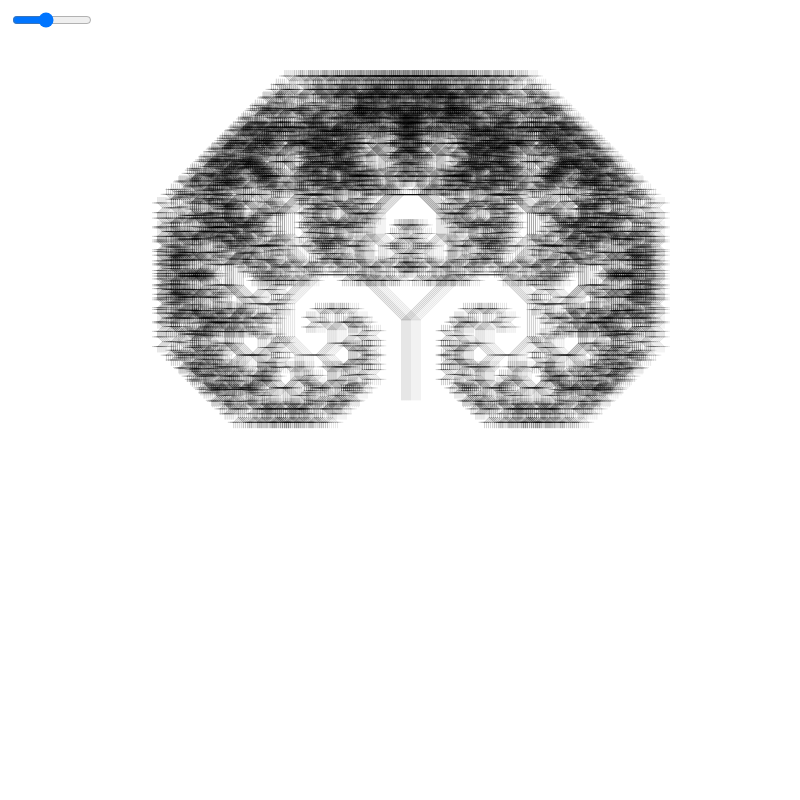
Frame 1 (no input)
Frame 60 (no input): identical to frame 1, image omitted
Frame 120 (the mouse pressed at the canvas centre since frame 60): identical to frame 1, image omitted

The p5.js sketch that drew this single still picture (run headless with seeded random() and noise() and a simulated clock; from frame 60 on, the mouse is pressed at the canvas centre):

// p5.js sketch
// ── sketch.js

function preload() {
   ///
}


var slider;
function setup() {
    // put setup code here - one time. no need 2 call
    createCanvas(800, 800)    
    background('245')

    slider = createSlider(15, 90, 45, 5);
    slider.position(10, 10);
    slider.style('width', '80px');
    runRecursion();

}


var lineht = 80;
var currSlider;

function draw() {
    slider.input(runRecursion)
}



function runRecursion(){
    console.log('starting recursion')
    angle = slider.value()
    angleMode(DEGREES);
    background('245')
    stroke('rgba(0,0,0,.2)')

    colors = []
    xval = width/2
    chgbit = 0.2;
    for (i=0; i< 10; i++ ){
        xval = xval + 2;
        push()
        if (i < 5){
            stroke('rgba(0,0,0,.2)');
        } else {
            stroke('rgba(0,0,0,.1)')
        }
        translate(xval, height/2);
        rotate(0)
        line(0,0,0, -lineht)
        translate(0,-lineht)
        branch(lineht,  angle)
        pop()
        console.log('one done')
    }  
}

function branch(ht, angle){

    ht *= .8;  
    if (ht > 5){

        push()
        rotate(-1*angle)
        line(0,0,0,-ht)
        translate(0, -ht)
        branch(ht, angle)
        pop()

        push()
        rotate(angle)
        line(0,0,0,-ht)
        translate(0, -ht)
        branch(ht, angle)
        pop();
       
       
        // rotate(90)
        // line(0,0,0,-lineht)
    
    }

 
}
